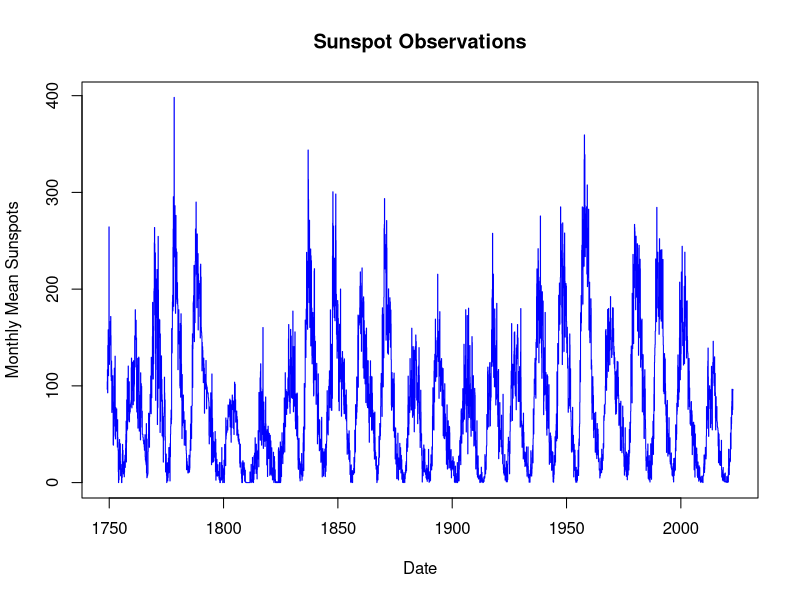
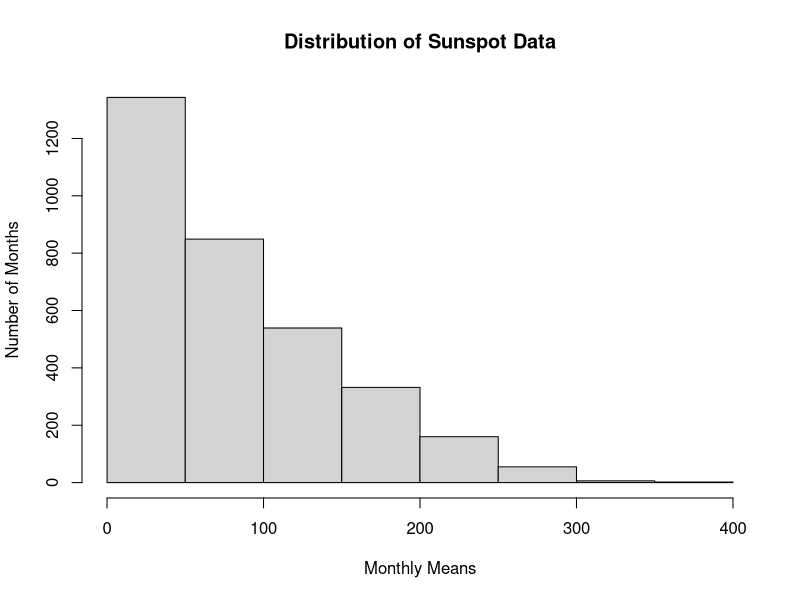
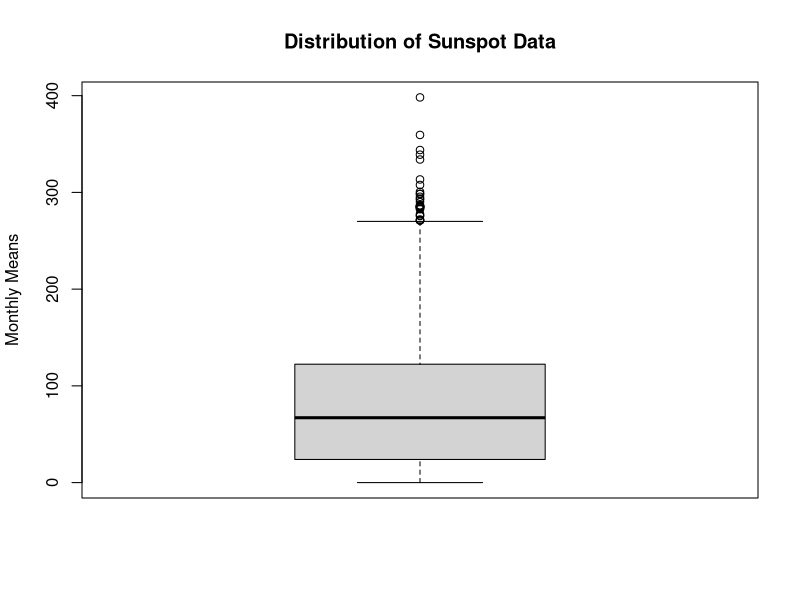
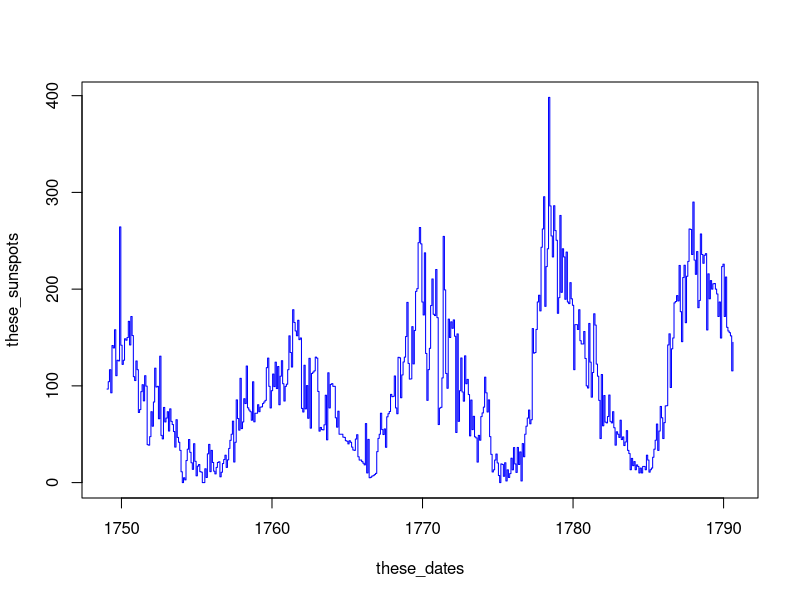
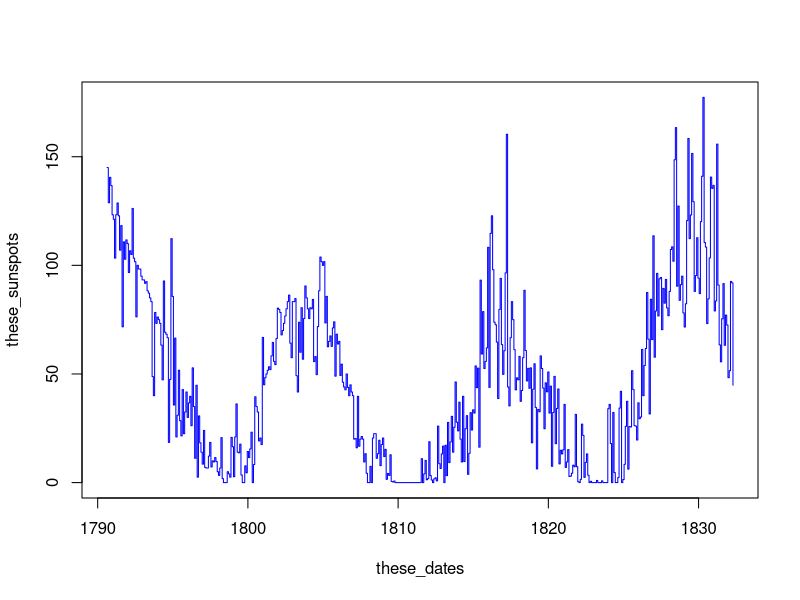
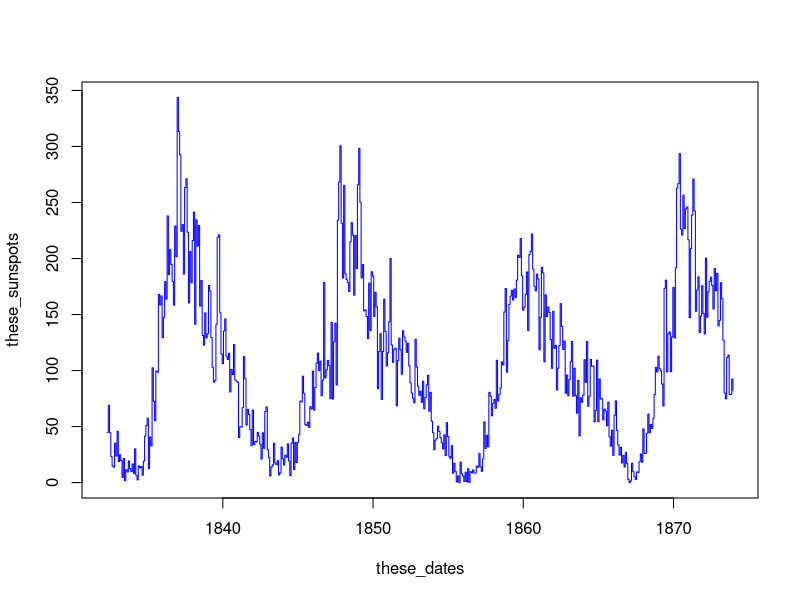
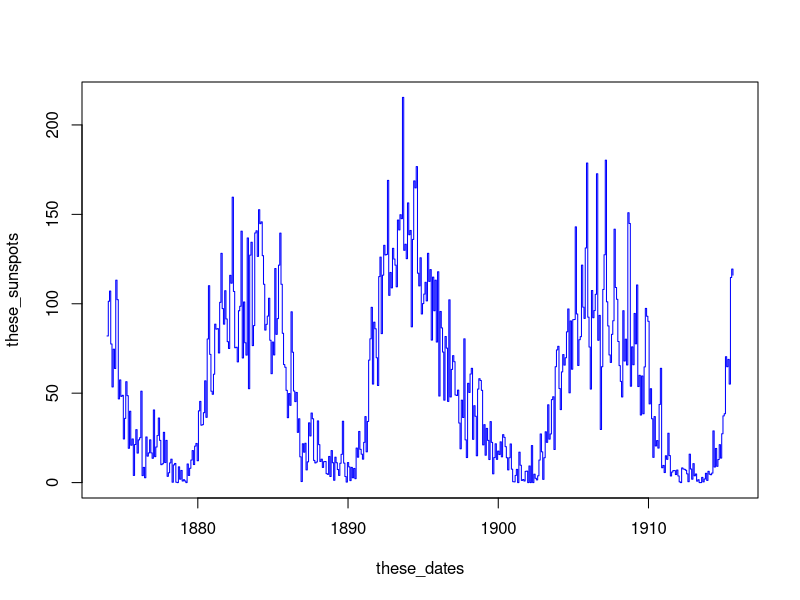
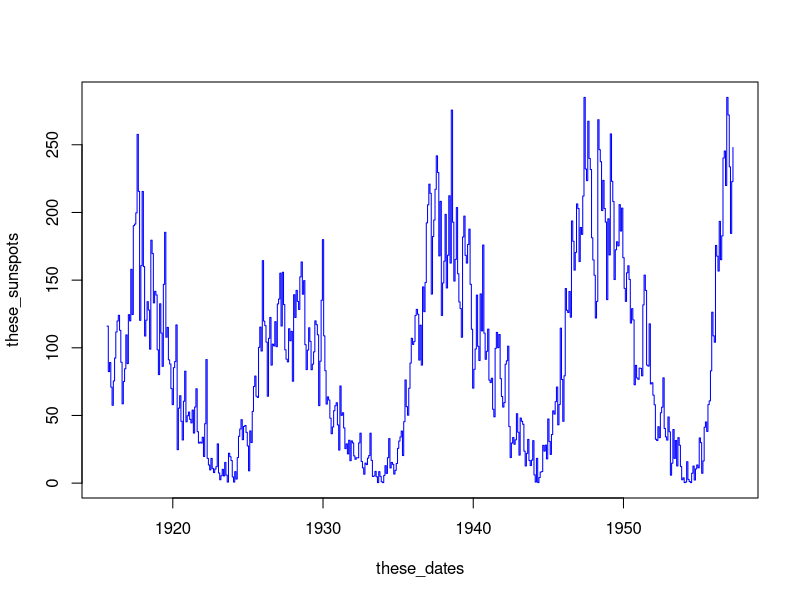

These charts were generated, in order, by the following R code:
## ---- chunk 1
data = read.csv("SN_m_tot_V2.0.csv", sep=";")
data
dates <- data[[3]]
monthly_means <- data[[4]]
plot(dates, monthly_means, type='s', col='blue', main='Sunspot Observations', xlab='Date', ylab='Monthly Mean Sunspots')
## ---- chunk 2
# 5_number_summary
summary(monthly_means)
sd(monthly_means)
## ---- chunk 3
# histogram
hist(monthly_means, xlab='Monthly Means', ylab='Number of Months', main='Distribution of Sunspot Data', breaks=8)
boxplot(monthly_means, main='Distribution of Sunspot Data', ylab='Monthly Means')
## ---- chunk 4
points = c(0, 500, 1000, 1500, 2000, 2500, 3000, 3286)
for (k in 2:length(points)) {
  point_a = points[k-1]
  point_b = points[k]
  these_dates = dates[point_a:point_b]
  these_sunspots = monthly_means[point_a:point_b]
  plot(these_dates, these_sunspots, type='s', col='blue')
}
## ---- chunk 5
##Analyzing Minima and Maxima CSV
data2 = read.csv("minima_maxima.csv", sep=",")
(cycle_nums<-data2[[1]])
length(cycle_nums)
periods<-data2[[4]]
maxima<-data2[[5]]
mean(periods)
sd(periods)
plot(cycle_nums, periods, type='p',col='blue', main='Periodicity', xlab='cycle', ylab='Period')
plot(cycle_nums, maxima, type='p', col='blue', main='Sunspot Maxima', xlab='cycle', ylab='sunspot number')
hist(periods, main='Distribution of Period Lengths', xlab='Period length')
summary(periods)
## ---- chunk 6
# t-test
t.test(periods, alternative=c("two.sided"), mu=11)
